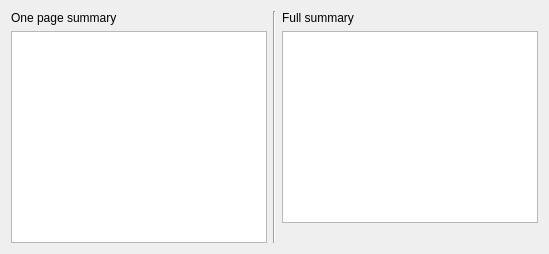
                <widget class="QWidget" name="tabSummaryPage4">
                 <layout class="QHBoxLayout" name="horizontalLayout_8">
                  <item>
                   <layout class="QVBoxLayout" name="verticalLayout_7">
                    <item>
                     <widget class="QLabel" name="label_23">
                      <property name="text">
                       <string>One page summary</string>
                      </property>
                     </widget>
                    </item>
                    <item>
                     <widget class="textEditView" name="txtSummaryPage_2">
                      <property name="readOnly">
                       <bool>true</bool>
                      </property>
                     </widget>
                    </item>
                   </layout>
                  </item>
                  <item>
                   <widget class="Line" name="line_3">
                    <property name="orientation">
                     <enum>Qt::Vertical</enum>
                    </property>
                   </widget>
                  </item>
                  <item>
                   <layout class="QVBoxLayout" name="verticalLayout_4">
                    <item>
                     <widget class="QLabel" name="label_20">
                      <property name="text">
                       <string>Full summary</string>
                      </property>
                     </widget>
                    </item>
                    <item>
                     <widget class="textEditView" name="txtSummaryFull"/>
                    </item>
                    <item>
                     <widget class="QLabel" name="lblSummaryWCFull">
                      <property name="text">
                       <string/>
                      </property>
                     </widget>
                    </item>
                   </layout>
                  </item>
                 </layout>
                </widget>
